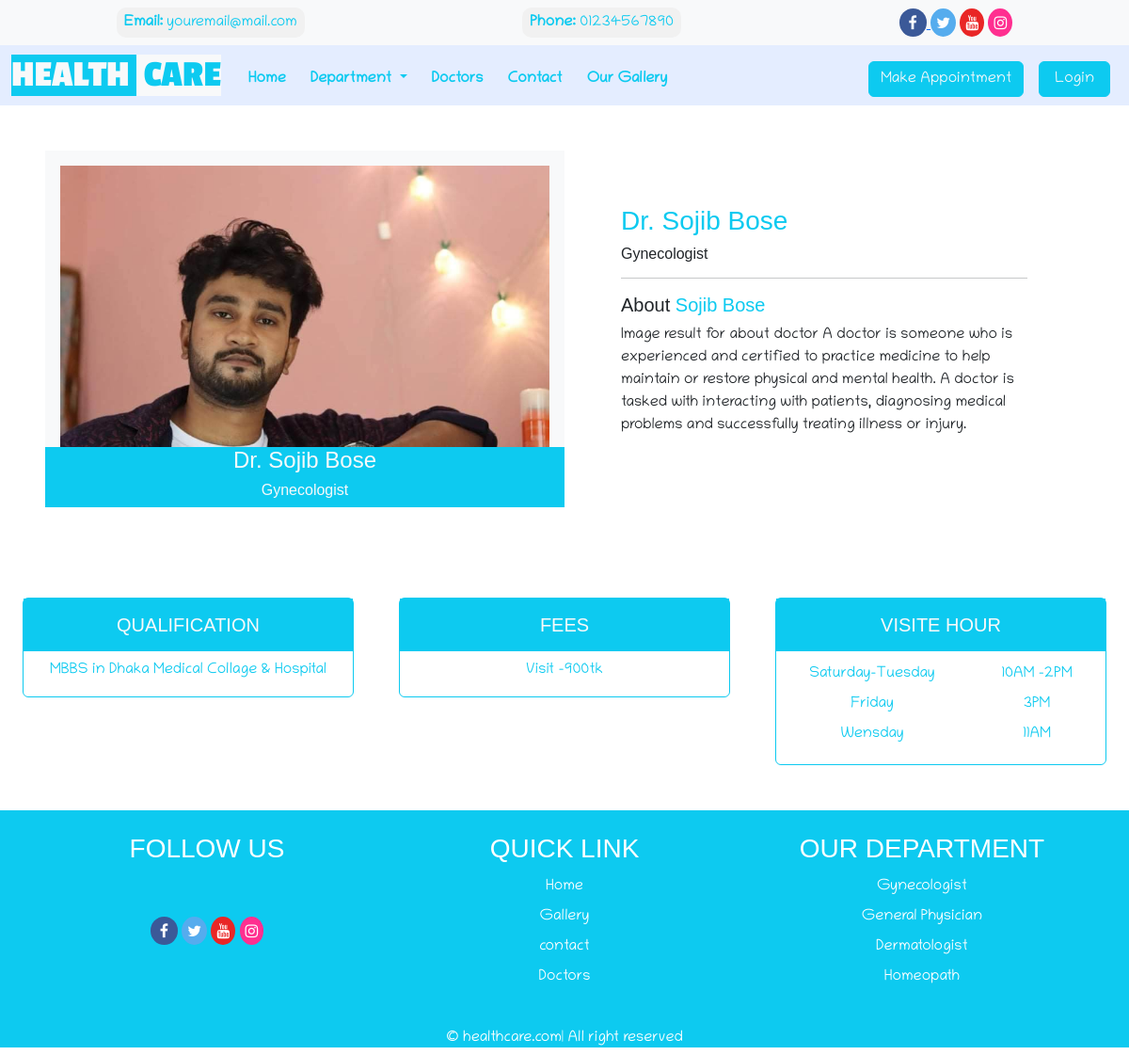
The app's page /doctor.php?id=18 with its own data.
### tables this page shows
CREATE TABLE `doctors` (
  `id` int(11) NOT NULL,
  `specilization` int(11) DEFAULT NULL,
  `doctorName` varchar(255) DEFAULT NULL,
  `address` longtext DEFAULT NULL,
  `docFees` int(11) DEFAULT NULL,
  `contactno` bigint(11) DEFAULT NULL,
  `docEmail` varchar(255) DEFAULT NULL,
  `password` varchar(255) DEFAULT NULL,
  `pp` varchar(100) DEFAULT 'demo.jpg',
  `qual` varchar(300) DEFAULT NULL,
  `about` longtext DEFAULT NULL,
  `creationDate` timestamp NULL DEFAULT current_timestamp(),
  `updationDate` timestamp NULL DEFAULT NULL ON UPDATE current_timestamp()
);

CREATE TABLE `doctorspecilization` (
  `id` int(11) NOT NULL,
  `specilization` varchar(255) DEFAULT NULL,
  `fee` int(11) DEFAULT NULL,
  `dis` longtext DEFAULT NULL,
  `img` varchar(100) DEFAULT NULL,
  `creationDate` timestamp NULL DEFAULT current_timestamp(),
  `updationDate` timestamp NULL DEFAULT NULL ON UPDATE current_timestamp()
);

### doctor.php (the view)
<?php include "header.php";
if (!isset($_GET['id'])) {
    echo '<script> window.history.back()</script>';
} else {
    $docid = $_GET['id'];
    $get_doc = mysqli_query($con, "select * from doctors where id = $docid");
    $num = mysqli_num_rows($get_doc);
    if ($num > 0) {
        $row = mysqli_fetch_assoc($get_doc);
        $docid = $row['specilization'];
        $get_dep = mysqli_query($con, "select * from doctorspecilization where id = $docid");
        $num2 = mysqli_fetch_assoc($get_dep);
        $dep = $num2['specilization'];
?>
        <section>
            <div class=" row m-lg-5 d-flex">
                <div class="position-relative col-lg-6 left col-12 p-3 d-flex align-items-center justify-content-center bg-light animate__animated animate__fadeInLeft">
                    <img class="img-fluid" src="./img/doc/<?php echo $row['pp'] ?>" alt="">
                    <div class="det bg-info text-light position-absolute text-center w-100 bottom-0">
                        <h4 class="hf ">Dr. <?php echo $row['doctorName'] ?></h4>
                        <h6 class="hf"> <?php echo $dep ?></h6>
                    </div>
                </div>
                <div class="right col-lg-6 col-12 animate__animated animate__fadeInRight d-flex align-items-center">
                    <div class="p-5">
                        <div class="name">
                            <h3 class="hf text-info">Dr. <?php echo $row['doctorName'] ?></h3>
                            <h6 class="hf"> <?php echo $dep ?></h6>
                            <hr>
                        </div>
                        <h5 class="hf"> About <span class="text-info"><?php echo $row['doctorName'] ?></span> </h5>
                        <p><?php echo $row['about'] ?></p>
                    </div>
                </div>
            </div>
            <div class="row g-5 text-info m-0 text-center">
                <div class="col-lg-4 col-md-4 left">
                    <div class="card  border border-info">
                        <h5 class="hf bg-info text-light p-3 text-uppercase"> Qualification </h5>
                        <?php
                        $qual = $row['qual'];
                        $quala = explode('|', $qual);
                        foreach ($quala as $val) {
                            echo '<p>' . $val . '</p>';
                        }
                        ?>
                    </div>
                </div>
                <div class="col-lg-4 col-md-4  mid">
                    <div class="card  border border-info">
                        <h5 class="hf bg-info text-light p-3 text-uppercase"> FEES </h5>
                        <p>Visit -<?php echo $row['docFees'];?>tk </p>
                    </div>
                </div>
                <div class="col-lg-4 col-md-4  right">
                    <div class="card  border border-info">
                        <h5 class="hf bg-info text-light p-3 text-uppercase"> Visite Hour </h5>
                        <div class="d-flex list-unstyled justify-content-around">
                            <ul class="list-unstyled">
                                <li class="p-1">Saturday-Tuesday</li>
                                <li class="p-1">Friday</li>
                                <li class="p-1">Wensday</li>
                            </ul>
                            <ul class="list-unstyled">
                                <li class="p-1">10AM -2PM</li>
                                <li class="p-1">3PM</li>
                                <li class="p-1">11AM</li>
                            </ul>
                        </div>
                    </div>
                </div>
            </div>
        </section>
<?php }
} ?>
<?php include 'footer.php'; ?>

### footer.php (shortened to what this page needs)
<section id="footer" class="mt-5 bg-info text-center text-white">
    <div class="container ">
        <div class="row ">
            <div class="col-md-4 pt-lg-4">
                <h3 class="text-uppercase hf ">Follow us</h3>
                <div class="d-flex justify-content-center align-items-center">
                    <div class=" pt-lg-5">
                        <a href="">
                            <i class="fa fa-facebook"></i>
                        </a>
                        <a href=""> <i class="fa fa-twitter"></i></a>
                        <a href=""><i class="fa fa-youtube"></i></a>
                        <a href=""><i class="fa fa-instagram"></i></a>
                    </div>
                </div>
            </div>
            <div class="col-md-4 p-4">
                <H3 class="text-uppercase hf ">QUICK LINK</H3>
                <div>
                    <ul class="list-unstyled">
                        <li> <a href="index.php">Home</a></li>
                        <li> <a href="gallery.php">Gallery</a></li>
                        <li> <a href="contact.php">contact</a></li>
                        <li> <a href="doctors.php">Doctors</a></li>
                    </ul>
                </div>
            </div>
            <div class="col-md-4 pt-lg-4">
                <H3 class="text-uppercase hf ">Our Department</H3>
                <div>
                    <ul class="list-unstyled">
                        <?php $get_dep = mysqli_query($con, "select * from doctorspecilization limit 4");
                        while ($row = mysqli_fetch_assoc($get_dep)) {
                            echo '<li><a href="depertment.php?id=' . $row['id'] . '">' . $row['specilization'] . '</a></li>';
                        } ?>
                    </ul>
                </div>
            </div>
        </div>
    </div>
    <div class="copy">
        <h6>© healthcare.com| All right reserved</h6>
    </div>
</section>

### css/style.css (style rules this page uses)
* { margin: 0; padding: 0; box-sizing: border-box; }
body { font-family: main_font !important; }
.hf { font-family: Verdana, Geneva, Tahoma, sans-serif; font-weight: 400; }
.fa { padding: 7px 6px; text-align: center; text-decoration: none; cursor: pointer; border-radius: 50%; }
.fa-facebook { padding-left: 10px; padding-right: 10px; background: #3B5998; color: white; }
.fa-twitter { background: #55ACEE; color: white; }
.fa-youtube { background: #e92626; color: white; }
.fa-instagram { background-color: rgb(255, 47, 144); color: white; }
#footer a { list-style-type: none; text-decoration: none; color: white; }
#footer li { padding: 4px; }
:root { --color-bg: #eaeaea; --color-loader: #0dcaf0; --loader-size: 100px; --loader-speed: 500ms; }

### records on screen
doctors: pp (picture), doctorName "Sojib Bose", about "Image result for about doctor A doctor is someone who is experienced and certified to practice medicine to help maintain or restore physical and mental health. A doctor is tasked with interacting with patients, diagnosing medical problems and successfully treating illness or injury.", qual "MBBS in Dhaka Medical Collage & Hospital", docFees "900"
doctorspecilization: specilization "Gynecologist"
doctorspecilization: specilization "General Physician"
doctorspecilization: specilization "Dermatologist"
doctorspecilization: specilization "Homeopath"
